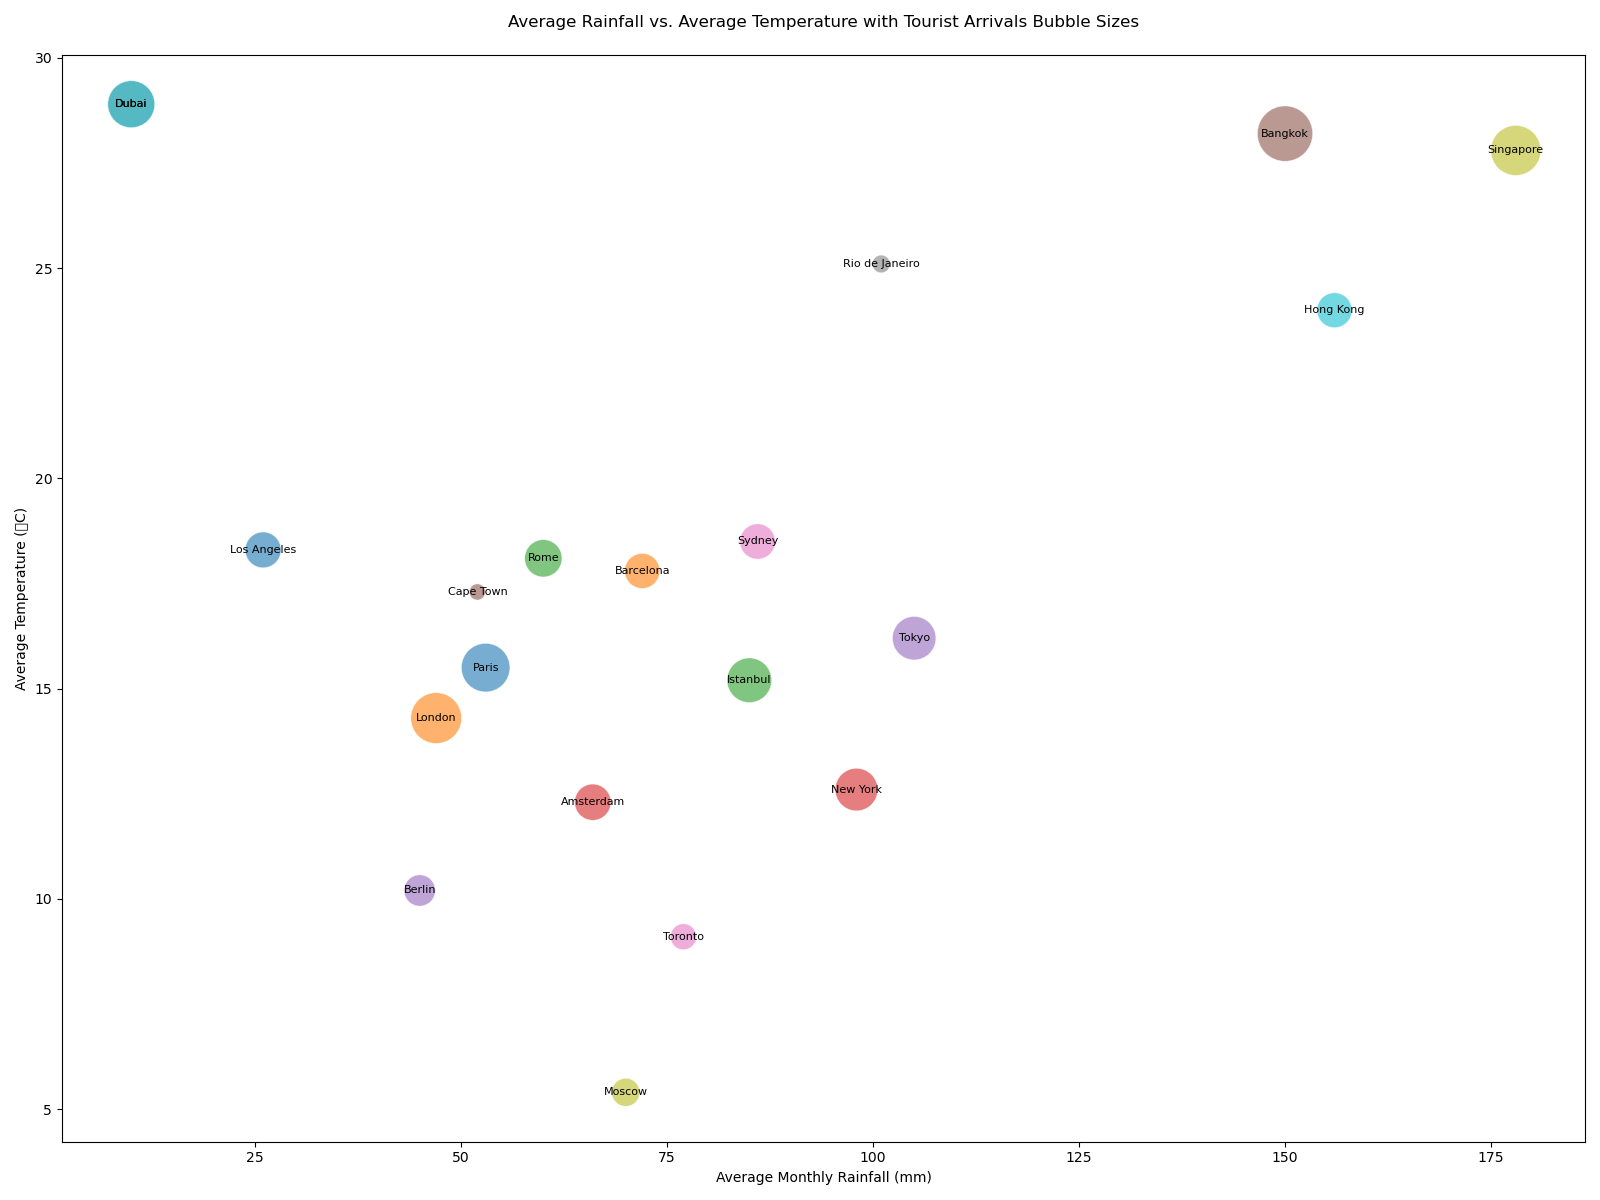

Generate this figure with Python:

import matplotlib.pyplot as plt

# Define data points
cities = ['Paris', 'London', 'Rome', 'New York', 'Tokyo', 'Bangkok', 'Sydney', 'Dubai', 'Singapore', 'Hong Kong', 'Los Angeles', 'Barcelona', 'Istanbul', 'Amsterdam', 'Berlin', 'Cape Town', 'Toronto', 'Rio de Janeiro', 'Moscow', 'Dubai']
avg_rainfall = [53, 47, 60, 98, 105, 150, 86, 10, 178, 156, 26, 72, 85, 66, 45, 52, 77, 101, 70, 10]
avg_temp = [15.5, 14.3, 18.1, 12.6, 16.2, 28.2, 18.5, 28.9, 27.8, 24.0, 18.3, 17.8, 15.2, 12.3, 10.2, 17.3, 9.1, 25.1, 5.4, 28.9]
tourist_arrivals = [17.44, 19.10, 10.32, 13.40, 13.98, 22.67, 9.23, 16.33, 18.50, 9.03, 9.50, 9.09, 14.72, 9.72, 7.23, 1.93, 4.97, 2.33, 5.82, 16.33]  # in millions

# Normalize tourist arrivals for bubble sizes
size_factor = 70
sizes = [p * size_factor for p in tourist_arrivals]

# Define colors
colors = ['#1f77b4', '#ff7f0e', '#2ca02c', '#d62728', '#9467bd', '#8c564b', '#e377c2', '#7f7f7f', '#bcbd22', '#17becf', '#1f77b4', '#ff7f0e', '#2ca02c', '#d62728', '#9467bd', '#8c564b', '#e377c2', '#7f7f7f', '#bcbd22', '#17becf']

# Create the plot
plt.figure(figsize=(16,12))
plt.scatter(avg_rainfall, avg_temp, s=sizes, c=colors, alpha=0.6, edgecolors='w', linewidth=0.5)

# Create labels and title
plt.title('Average Rainfall vs. Average Temperature with Tourist Arrivals Bubble Sizes', pad=20)
plt.xlabel('Average Monthly Rainfall (mm)')
plt.ylabel('Average Temperature (°C)')

# Add city labels to the bubbles
for i, city in enumerate(cities):
    plt.text(avg_rainfall[i], avg_temp[i], city, ha='center', va='center', fontsize=8)

# Show the plot
plt.tight_layout()
plt.show()
